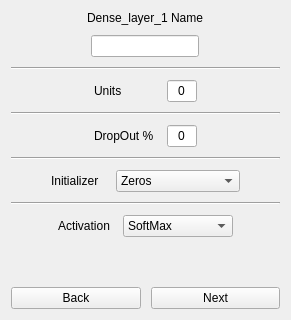
      <widget class="QWidget" name="dense_page">
       <layout class="QGridLayout" name="dense_gridLayout">
        <item row="0" column="0">
         <layout class="QVBoxLayout" name="dense_verticalLayout_1">
          <property name="spacing">
           <number>10</number>
          </property>
          <item>
           <layout class="QVBoxLayout" name="dense_verticalLayout_2">
            <item alignment="Qt::AlignHCenter">
             <widget class="QLabel" name="denseName_label">
              <property name="text">
               <string>Dense_layer_1 Name</string>
              </property>
             </widget>
            </item>
            <item alignment="Qt::AlignHCenter">
             <widget class="QLineEdit" name="denseName_lineEdit">
              <property name="minimumSize">
               <size>
                <width>22</width>
                <height>22</height>
               </size>
              </property>
              <property name="maximumSize">
               <size>
                <width>125</width>
                <height>22</height>
               </size>
              </property>
              <property name="text">
               <string/>
              </property>
              <property name="alignment">
               <set>Qt::AlignCenter</set>
              </property>
             </widget>
            </item>
           </layout>
          </item>
          <item>
           <widget class="Line" name="dense_line_1">
            <property name="orientation">
             <enum>Qt::Horizontal</enum>
            </property>
           </widget>
          </item>
          <item>
           <layout class="QHBoxLayout" name="dense_horizontalLayout_1">
            <item>
             <spacer name="dense_horizontalSpacer_1">
              <property name="orientation">
               <enum>Qt::Horizontal</enum>
              </property>
              <property name="sizeHint" stdset="0">
               <size>
                <width>40</width>
                <height>20</height>
               </size>
              </property>
             </spacer>
            </item>
            <item>
             <widget class="QLabel" name="denseUnits_label">
              <property name="minimumSize">
               <size>
                <width>63</width>
                <height>22</height>
               </size>
              </property>
              <property name="maximumSize">
               <size>
                <width>70</width>
                <height>25</height>
               </size>
              </property>
              <property name="text">
               <string>Units</string>
              </property>
             </widget>
            </item>
            <item>
             <widget class="QLineEdit" name="denseUnits_lineEdit">
              <property name="minimumSize">
               <size>
                <width>22</width>
                <height>22</height>
               </size>
              </property>
              <property name="maximumSize">
               <size>
                <width>30</width>
                <height>22</height>
               </size>
              </property>
              <property name="text">
               <string>0</string>
              </property>
              <property name="alignment">
               <set>Qt::AlignCenter</set>
              </property>
             </widget>
            </item>
            <item>
             <spacer name="dense_horizontalSpacer_2">
              <property name="orientation">
               <enum>Qt::Horizontal</enum>
              </property>
              <property name="sizeHint" stdset="0">
               <size>
                <width>40</width>
                <height>20</height>
               </size>
              </property>
             </spacer>
            </item>
           </layout>
          </item>
          <item>
           <widget class="Line" name="dense_line_2">
            <property name="orientation">
             <enum>Qt::Horizontal</enum>
            </property>
           </widget>
          </item>
          <item>
           <layout class="QHBoxLayout" name="dense_horizontalLayout_2">
            <item>
             <spacer name="dense_horizontalSpacer_3">
              <property name="orientation">
               <enum>Qt::Horizontal</enum>
              </property>
              <property name="sizeHint" stdset="0">
               <size>
                <width>40</width>
                <height>20</height>
               </size>
              </property>
             </spacer>
            </item>
            <item>
             <widget class="QLabel" name="denseDropout_label">
              <property name="minimumSize">
               <size>
                <width>63</width>
                <height>22</height>
               </size>
              </property>
              <property name="maximumSize">
               <size>
                <width>70</width>
                <height>25</height>
               </size>
              </property>
              <property name="text">
               <string>DropOut %</string>
              </property>
             </widget>
            </item>
            <item>
             <widget class="QLineEdit" name="denseDropout_lineEdit">
              <property name="minimumSize">
               <size>
                <width>22</width>
                <height>22</height>
               </size>
              </property>
              <property name="maximumSize">
               <size>
                <width>30</width>
                <height>22</height>
               </size>
              </property>
              <property name="text">
               <string>0</string>
              </property>
              <property name="alignment">
               <set>Qt::AlignCenter</set>
              </property>
             </widget>
            </item>
            <item>
             <spacer name="dense_horizontalSpacer_4">
              <property name="orientation">
               <enum>Qt::Horizontal</enum>
              </property>
              <property name="sizeHint" stdset="0">
               <size>
                <width>40</width>
                <height>20</height>
               </size>
              </property>
             </spacer>
            </item>
           </layout>
          </item>
          <item>
           <widget class="Line" name="dense_line_3">
            <property name="orientation">
             <enum>Qt::Horizontal</enum>
            </property>
           </widget>
          </item>
          <item>
           <layout class="QHBoxLayout" name="dense_horizontalLayout_3">
            <item>
             <spacer name="dense_horizontalSpacer_5">
              <property name="orientation">
               <enum>Qt::Horizontal</enum>
              </property>
              <property name="sizeHint" stdset="0">
               <size>
                <width>40</width>
                <height>20</height>
               </size>
              </property>
             </spacer>
            </item>
            <item>
             <widget class="QLabel" name="denseInitializer_label">
              <property name="minimumSize">
               <size>
                <width>55</width>
                <height>22</height>
               </size>
              </property>
              <property name="maximumSize">
               <size>
                <width>70</width>
                <height>25</height>
               </size>
              </property>
              <property name="text">
               <string>Initializer</string>
              </property>
             </widget>
            </item>
            <item>
             <widget class="QComboBox" name="denseInitializer_comboBox">
              <property name="minimumSize">
               <size>
                <width>110</width>
                <height>22</height>
               </size>
              </property>
              <property name="maxVisibleItems">
               <number>15</number>
              </property>
              <item>
               <property name="text">
                <string>Zeros</string>
               </property>
              </item>
              <item>
               <property name="text">
                <string>Ones</string>
               </property>
              </item>
              <item>
               <property name="text">
                <string>Constant</string>
               </property>
              </item>
              <item>
               <property name="text">
                <string>RandomNormal</string>
               </property>
              </item>
              <item>
               <property name="text">
                <string>RandomUniform</string>
               </property>
              </item>
              <item>
               <property name="text">
                <string>TruncatedNormal</string>
               </property>
              </item>
              <item>
               <property name="text">
                <string>VarianceScaling</string>
               </property>
              </item>
              <item>
               <property name="text">
                <string>Orthogonal</string>
               </property>
              </item>
              <item>
               <property name="text">
                <string>Identity</string>
               </property>
              </item>
              <item>
               <property name="text">
                <string>Glorot Normal</string>
               </property>
              </item>
              <item>
               <property name="text">
                <string>Glorot Uniform</string>
               </property>
              </item>
              <item>
               <property name="text">
                <string>He Normal</string>
               </property>
              </item>
              <item>
               <property name="text">
                <string>He Uniform</string>
               </property>
              </item>
              <item>
               <property name="text">
                <string>Lecun Normal</string>
               </property>
              </item>
             </widget>
            </item>
            <item>
             <spacer name="dense_horizontalSpacer_6">
              <property name="orientation">
               <enum>Qt::Horizontal</enum>
              </property>
              <property name="sizeHint" stdset="0">
               <size>
                <width>40</width>
                <height>20</height>
               </size>
              </property>
             </spacer>
            </item>
           </layout>
          </item>
          <item>
           <widget class="Line" name="dense_line_4">
            <property name="orientation">
             <enum>Qt::Horizontal</enum>
            </property>
           </widget>
          </item>
          <item>
           <layout class="QHBoxLayout" name="dense_horizontalLayout_4">
            <item>
             <spacer name="dense_horizontalSpacer_7">
              <property name="orientation">
               <enum>Qt::Horizontal</enum>
              </property>
              <property name="sizeHint" stdset="0">
               <size>
                <width>40</width>
                <height>20</height>
               </size>
              </property>
             </spacer>
            </item>
            <item>
             <widget class="QLabel" name="denseActivation_label">
              <property name="minimumSize">
               <size>
                <width>55</width>
                <height>22</height>
               </size>
              </property>
              <property name="maximumSize">
               <size>
                <width>70</width>
                <height>25</height>
               </size>
              </property>
              <property name="text">
               <string>Activation</string>
              </property>
             </widget>
            </item>
            <item>
             <widget class="QComboBox" name="denseActivation_comboBox">
              <property name="minimumSize">
               <size>
                <width>110</width>
                <height>22</height>
               </size>
              </property>
              <item>
               <property name="text">
                <string>SoftMax</string>
               </property>
              </item>
              <item>
               <property name="text">
                <string>ReLU</string>
               </property>
              </item>
              <item>
               <property name="text">
                <string>ELU</string>
               </property>
              </item>
              <item>
               <property name="text">
                <string>SELU</string>
               </property>
              </item>
              <item>
               <property name="text">
                <string>SoftPlus</string>
               </property>
              </item>
              <item>
               <property name="text">
                <string>SoftSign</string>
               </property>
              </item>
              <item>
               <property name="text">
                <string>tanh</string>
               </property>
              </item>
              <item>
               <property name="text">
                <string>Sigmoid</string>
               </property>
              </item>
              <item>
               <property name="text">
                <string>Hard Sigmoid</string>
               </property>
              </item>
              <item>
               <property name="text">
                <string>Linear</string>
               </property>
              </item>
             </widget>
            </item>
            <item>
             <spacer name="dense_horizontalSpacer_8">
              <property name="orientation">
               <enum>Qt::Horizontal</enum>
              </property>
              <property name="sizeHint" stdset="0">
               <size>
                <width>40</width>
                <height>20</height>
               </size>
              </property>
             </spacer>
            </item>
           </layout>
          </item>
          <item>
           <spacer name="dense_verticalSpacer_1">
            <property name="orientation">
             <enum>Qt::Vertical</enum>
            </property>
            <property name="sizeHint" stdset="0">
             <size>
              <width>20</width>
              <height>40</height>
             </size>
            </property>
           </spacer>
          </item>
          <item>
           <layout class="QHBoxLayout" name="dense_horizontalLayout_5">
            <item>
             <widget class="QPushButton" name="back_pushButton_2">
              <property name="text">
               <string>Back</string>
              </property>
             </widget>
            </item>
            <item>
             <widget class="QPushButton" name="next_pushButton_2">
              <property name="text">
               <string>Next</string>
              </property>
             </widget>
            </item>
           </layout>
          </item>
         </layout>
        </item>
       </layout>
      </widget>
